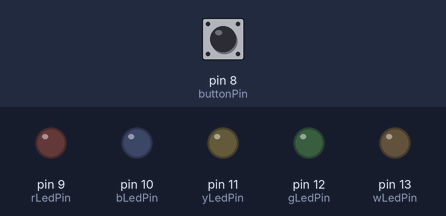
A sketch run on a simulated Arduino Uno, built with avr-gcc and run on an emulated ATmega328P. On the bench: output pins drawn as LEDs (lit = HIGH). The test bench sets the inputs (shaded band); at power-on: pin 8 (buttonPin) LOW.

Above: at 1.2 s.
1.3 s: pin 8 (buttonPin) pulled HIGH for 0.15 s
At 2.5 s:
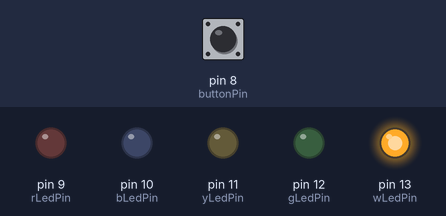
2.9 s: pin 8 (buttonPin) pulled HIGH for 1 s
At 3.8 s:
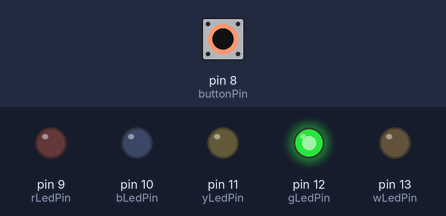
5.4 s: pin 8 (buttonPin) pulled HIGH for 0.15 s
At 5.7 s:
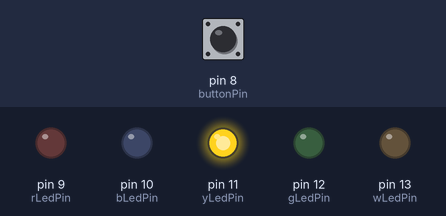
7.0 s: pin 8 (buttonPin) pulled HIGH for 3.2 s
At 8.2 s:
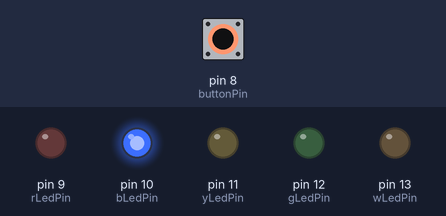
11.7 s: pin 8 (buttonPin) pulled HIGH for 0.15 s
At 12.9 s:
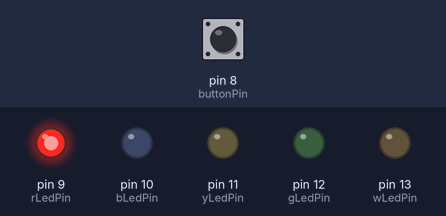
Timing chart, 0 to 14.3 s (numbered marks = the images above; inputs shaded):
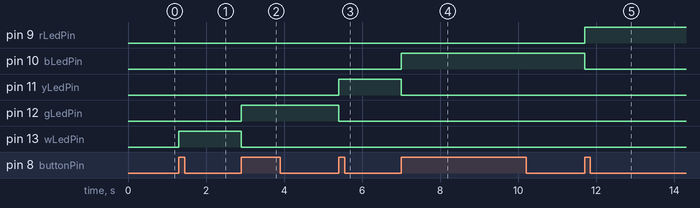

Measured:
- after the input at 1.3 s, pin 13 (wLedPin): LOW → HIGH at once
- after the input at 2.9 s, pin 12 (gLedPin): LOW → HIGH at once; pin 13 (wLedPin): HIGH → LOW at once
- after the input at 5.4 s, pin 11 (yLedPin): LOW → HIGH at once; pin 12 (gLedPin): HIGH → LOW at once
- after the input at 7.0 s, pin 10 (bLedPin): LOW → HIGH at once; pin 11 (yLedPin): HIGH → LOW at once
- after the input at 11.7 s, pin 9 (rLedPin): LOW → HIGH at once; pin 10 (bLedPin): HIGH → LOW at once

The sketch:

Arduino-pd01_tarefa7.ino
```cpp
// C++ code
/*Tarefa 7
	- coloque 5 leds em cinco portas distintas do Arduino
	- coloque um botão no circuito
	- a condição inicial é que todos os leds estejam apagados
	- faça com que toda a vez que você apertar no botão,
    um led diferente, em sequência, acenda.
	-mantenha o led anterior acesso até que
    se complete o ciclo de 5 leds acessos,
    quando então, no próximo aperto de botão,
    todos os leds se apaguem, voltando a condição original.
*/
const int wLedPin = 13;
const int gLedPin = 12;
const int yLedPin = 11;
const int bLedPin = 10;
const int rLedPin = 9;
const int buttonPin = 8;
const bool buttonPressed = true;

int ledNumber = 0;

void setup()
{
  pinMode(wLedPin, OUTPUT);
  pinMode(gLedPin, OUTPUT);
  pinMode(yLedPin, OUTPUT);
  pinMode(bLedPin, OUTPUT);
  pinMode(rLedPin, OUTPUT);

  pinMode(buttonPin, INPUT);
}

void loop()
{
  if(digitalRead(buttonPin) == buttonPressed){
    setLedNumber();
    hitTheLights(ledNumber);
    while(digitalRead(buttonPin) == buttonPressed){
      // nothing else;
    }
  }
}

void setLedNumber(){
  if(ledNumber > 4){
    ledNumber = 0;
  }else if(ledNumber >= 0 && ledNumber <= 5){
    ledNumber++;
  }
}

void hitTheLights(int ledNumber){

  switch(ledNumber){
    case 0:
    digitalWrite(wLedPin, LOW);
    digitalWrite(gLedPin, LOW);
    digitalWrite(yLedPin, LOW);
    digitalWrite(bLedPin, LOW);
    digitalWrite(rLedPin, LOW);
    break;
    case 1:
    digitalWrite(wLedPin, HIGH);
    digitalWrite(gLedPin, LOW);
    digitalWrite(yLedPin, LOW);
    digitalWrite(bLedPin, LOW);
    digitalWrite(rLedPin, LOW);
    break;
    case 2:
    digitalWrite(wLedPin, LOW);
    digitalWrite(gLedPin, HIGH);
    digitalWrite(yLedPin, LOW);
    digitalWrite(bLedPin, LOW);
    digitalWrite(rLedPin, LOW);
    break;
    case 3:
    digitalWrite(wLedPin, LOW);
    digitalWrite(gLedPin, LOW);
    digitalWrite(yLedPin, HIGH);
    digitalWrite(bLedPin, LOW);
    digitalWrite(rLedPin, LOW);
    break;
    case 4:
    digitalWrite(wLedPin, LOW);
    digitalWrite(gLedPin, LOW);
    digitalWrite(yLedPin, LOW);
    digitalWrite(bLedPin, HIGH);
    digitalWrite(rLedPin, LOW);
    break;
    case 5:
    digitalWrite(wLedPin, LOW);
    digitalWrite(gLedPin, LOW);
    digitalWrite(yLedPin, LOW);
    digitalWrite(bLedPin, LOW);
    digitalWrite(rLedPin, HIGH);
    break;
  }
}
```
